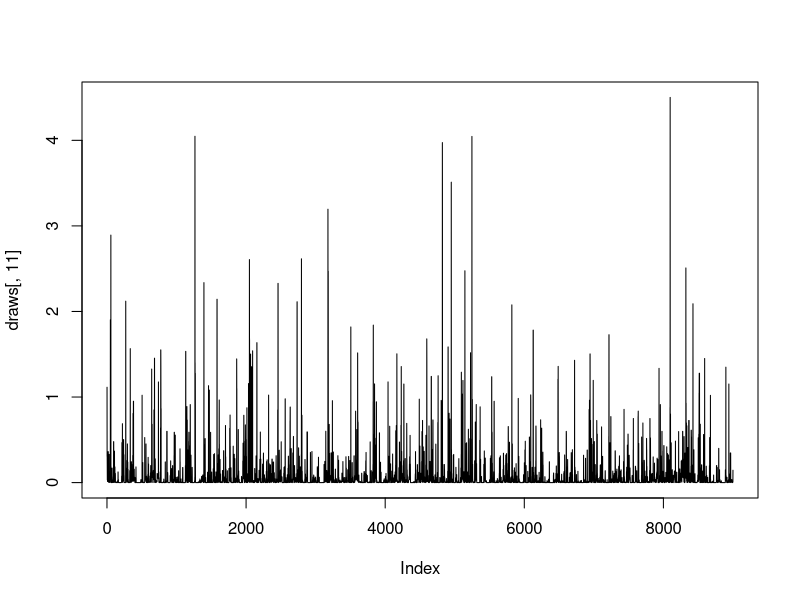
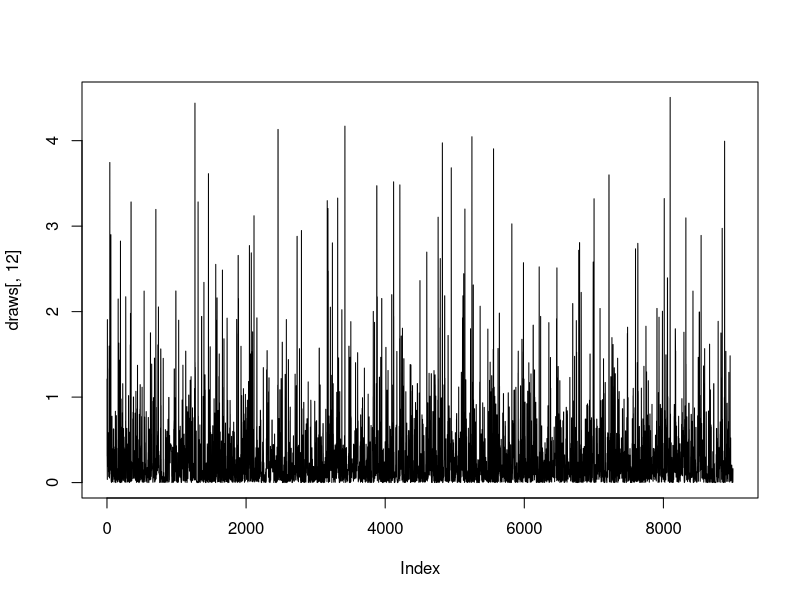
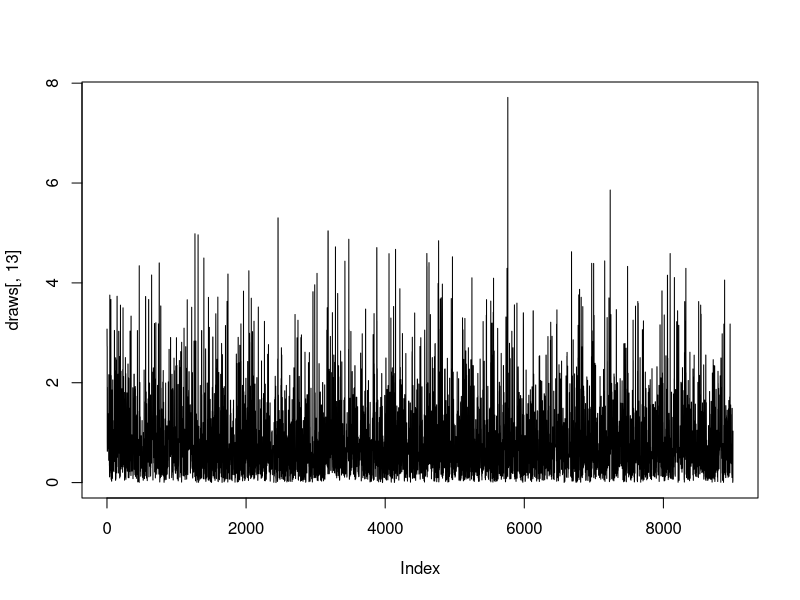
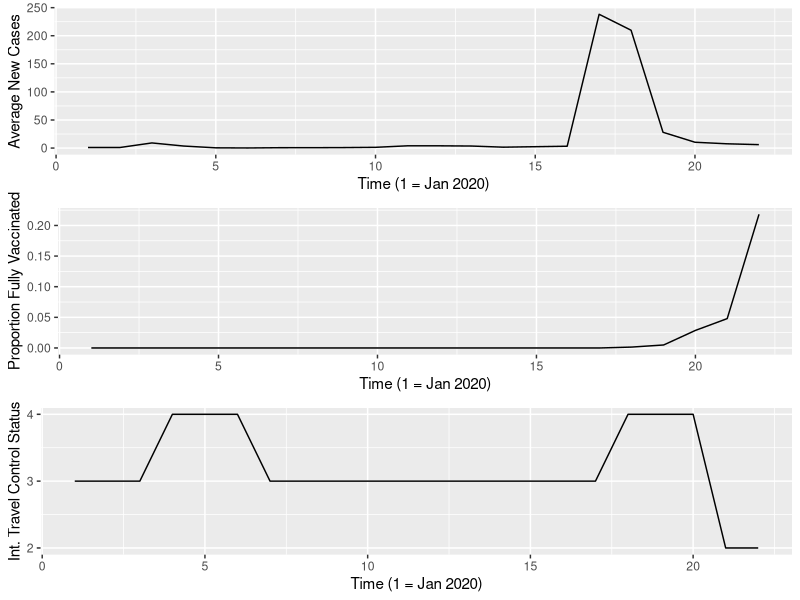

Generate these figures, in order, with R:
## Latent Variable Bayesian Probit Model for Ordinal Data
## Model 1: Homoskedasticity, no correlation
## Y_i = j if gamma_{j-1} <= z_i < gamma_j
## Z|beta   ~ N(x_i' \beta, 1)

library(tidyverse)
library(truncnorm)
library(cowplot)

# set working directory if necessary
if (rstudioapi::isAvailable()) {
  setwd(dirname(rstudioapi::getActiveDocumentContext()$path))
}

control <- read_csv('data/international_controls.csv') %>%
  mutate(log_population_density = log(population_density),
         log_gdp_per_capita = log(gdp_per_capita),
         has_new_cases = ifelse(avg_new_cases > 0, 1, 0),
         log_avg_new_cases = ifelse(has_new_cases, log(avg_new_cases), 0),
         has_new_deaths = ifelse(avg_new_deaths > 0, 1, 0),
         log_avg_new_deaths = ifelse(has_new_deaths, log(avg_new_deaths), 0)) %>%
  filter(continent == 'Asia')

X <- model.matrix(~ vaccination_info + has_new_cases +
                    log_population_density + median_age + 
                    log_gdp_per_capita +
                    time*log_avg_new_cases + perc_fully_vaccinated,
                  data = control)

scale_idx <- 4:10
X_scaled <- scale(X[,scale_idx])
X[,scale_idx] <- X_scaled
y <- control$int_travel_controls + 1


# ROUND 2 -----------------------------------------------------------------

doit <- function(ndraws = 10000, warmup = 1000) {
  # Stuff for cutpoints
  # Pick initial value for cutpoints
  cuts <- c(-Inf, 0, 0.2, 0.7, 1.2, Inf)
  est.cuts <- 3:(length(cuts)-1)
  nc <- length(est.cuts)
  trans.cuts <- log( c(cuts[est.cuts[1]], diff(cuts[est.cuts])) )
  eps <- 6
  prop.var <- eps*diag(nc)
  accept <- 0
  
  n <- nrow(X)
  J <- length(unique(control$int_travel_controls)) # Number of groups
  draws <- matrix(0, nrow = ndraws, ncol = ncol(X) + J-2)
  beta <- rnorm(ncol(X), 0, 2)
  
  for (i in 1:ndraws) {
    # Gibbs sample of z's and betas
    z <- rtruncnorm(n, a = cuts[y], b = cuts[y+1], X%*%beta)
    sd_beta <- solve(t(X)%*%X)
    beta <- rnorm(sd_beta %*% t(X)%*%z, sd_beta)
    
    # Metropolis algorithm for sampling cutpoints
    prop.cuts <- cuts
    prop.trans <- trans.cuts + t(chol(prop.var))%*%rnorm(nc) #MVN Draw
    prop.cuts[est.cuts] <- cumsum(exp(prop.trans))
    
    ## Evaluate the likelihood under proposed cutpoints
    mn <- X%*%beta
    # Proposed
    lwr <- prop.cuts[y]
    upr <- prop.cuts[y+1]
    prop.prob <- log(pnorm(upr, mn, 1) - pnorm(lwr, mn, 1)) # Q: What if I get -Inf?
    sum(prop.prob == -Inf)
    prop.prob[prop.prob == -Inf] <- -1e99
    # Current
    lwr <- cuts[y]
    upr <- cuts[y+1]
    cur.prob <- log(pnorm(upr, mn, 1) - pnorm(lwr, mn, 1))
    sum(cur.prob == -Inf)
    cur.prob[cur.prob == -Inf] <- -1e99
    llike.diff <- sum(prop.prob - cur.prob) #, na.rm = TRUE) # I am removing those observations that are infinity minus inf. Is this a problem?
    llike.diff
    ## Evaluate the Metropolis-Hasting Ratio
    MH <- llike.diff + sum(dnorm(prop.trans, 0, 10, log=TRUE) -
                             dnorm(trans.cuts, 0, 10, log=TRUE))
    ## Determine whether to accept or reject
    if (log(runif(1)) < MH) {
      cuts <- prop.cuts
      trans.cuts <- prop.trans
      accept <- accept + 1
    }
    
    draws[i,] <- c(beta, cuts[est.cuts])
  }
  
  cat(sprintf('Acceptance rate: %.2f\n', accept/ndraws))
  
  draws <- draws[-(1:warmup),]
  colnames(draws) <- c(colnames(X), 
                       'delta3', 'delta4', 'delta5')
  return(draws)
}

# Run multiple chains
draws <- replicate(4, doit(ndraws = 10000, warmup = 1000),
                   simplify = FALSE) %>%
  do.call(rbind, .)

# Do thinning
idx <- seq(4, nrow(draws), by = 4)
draws_init <- draws
draws <- draws[idx,]

# Diagnostic Plots --------------------------------------------------------

coda::effectiveSize(draws)
plot(draws[,11], type = 'l')
plot(draws[,12], type = 'l')
plot(draws[,13], type = 'l')
apply(draws, 2, mean)


# Results -----------------------------------------------------------------

ci <- apply(draws, 2, function(x) quantile(x, c(0.025, 0.975))) %>%
  t() %>%
  round(3)
tbl_names <- c('(Intercept)',
                     'Reporting Full Vaccinations', 'Has New Cases',
                     'Log(Population Density)', 'Median Age',
                     'Log(GDP Per Capita)', 'Time (1 = Jan 2020)',
                     'Log(Average New Cases)', 'Proportion Fully Vaccinated',
                     'Time:Log(Average New Cases)', 'Delta3',
                     'Delta4', 'Delta5')
tbl_ci <- data.frame(coef = tbl_names,
                     est = colMeans(draws) %>%
                       round(3),
                     lower = ci[,1],
                     upper = ci[,2])
rownames(tbl_ci) <- NULL

# Prediction: Taiwan in the future

control_tw <- control %>%
  filter(location == 'Taiwan')
p1 <- control_tw %>%
  ggplot(aes(time, avg_new_cases)) +
  geom_line() +
  labs(x = 'Time (1 = Jan 2020)',
       y = 'Average New Cases')
p2 <- control_tw %>%
  ggplot(aes(time, perc_fully_vaccinated)) +
  geom_line() +
  labs(x = 'Time (1 = Jan 2020)',
       y = 'Proportion Fully Vaccinated')
p3 <- control_tw %>%
  ggplot(aes(time, int_travel_controls)) +
  geom_line() +
  labs(x = 'Time (1 = Jan 2020)',
       y = 'Int. Travel Control Status') +
  scale_y_continuous(breaks= c(1, 2, 3, 4, 5))

# Plot
plot_grid(p1, p2, p3, nrow = 3)


# Prediction
tw_attrs <- control_tw[1,]
X_new <- c(1, 1, 1, 
           tw_attrs$log_population_density,
           tw_attrs$median_age,
           tw_attrs$log_gdp_per_capita,
           28,
           2,
           0.8,
           28*2)
X_new[scale_idx] <- (X_new[scale_idx] - attr(X_scaled, "scaled:center")) / attr(X_scaled, "scaled:scale")


prob_open <- apply(draws, 1, function(pars) {
  beta <- pars[1:length(X_new)]
  # The area under the curve less than this value is the probability
  #  that Taiwan's policies will be at most extreme screening
  delta3 <- pars[length(X_new)+1] 
  muhat <- X_new %*% beta
  pnorm(delta3, muhat, 1)
})

mean(prob_open)
quantile(prob_open, c(0.025, 0.975))
